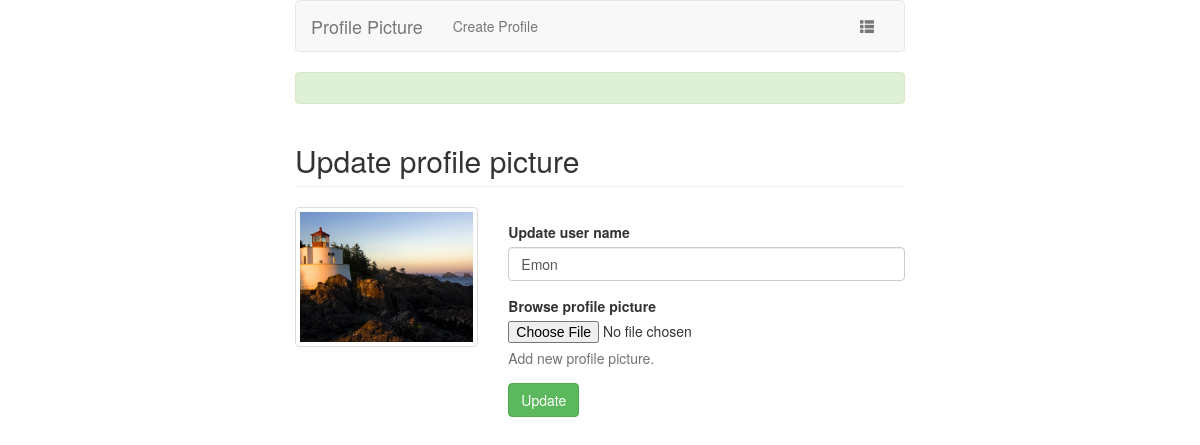
/__project_profile/edit.php?id=21, run on the app's committed database.
### tables this page shows
CREATE TABLE IF NOT EXISTS `profiles` (
  `id` int(11) NOT NULL AUTO_INCREMENT,
  `user_name` varchar(255) NOT NULL,
  `profile_photo` varchar(255) NOT NULL,
  `is_active` tinyint(1) DEFAULT NULL,
  `created_at` datetime NOT NULL,
  `updated_at` datetime NOT NULL,
  `deleted_at` datetime DEFAULT NULL,
  PRIMARY KEY (`id`)
);

### __project_profile/src/profile.php (called while the page is built, shortened)
<?php
Class profile{
	public $id = '';
	public $conn = '';
	public function __construct(){
		try{
			$this->conn = new PDO('mysql:host=localhost;dbname=bitm_112110','root','');
			$this->conn->setAttribute(PDO::ATTR_ERRMODE, PDO::ERRMODE_EXCEPTION);
		}
		catch(PDOException $e){
			echo 'ERROR:'. $e->getMessage();
		}
	}
	public function prepare($data){
		if (array_key_exists('id', $data) && !empty($data['id'])) {
			$this->id = $data['id'];
		}
		return $this;
	}
	public function getsingle(){
		try{
			$sql = "SELECT * FROM profiles WHERE id = $this->id";
			$query = $this->conn->query($sql) or die("Failed");
			$row = $query->fetch(PDO::FETCH_ASSOC);
			return $row;
		}
		catch(PDOEXception $e){
			echo 'ERROR:'. $e->getMessage();
		}
	}
}

### __project_profile/edit.php (the view, shortened to what this page needs)
<?php
$obj = new profile();
$obj->prepare($_GET);
$value = $obj->getsingle();
?>
<div class="alert alert-success" role="alert">
</div>
<div class="page-header">
	<h2>Update profile picture</h2>
</div>
<div class="row">
	<div class="col-sm-4">
		<div class="propic">
			<img src="images/<?php echo $value['profile_photo']; ?>" alt="" class="img-responsive img-thumbnail">
		</div>
	</div>
	<div class="col-sm-8">
		<form action="update.php" method="POST" enctype="multipart/form-data">
			<div class="form-group">
				<label>Update user name</label>
				<input type="text" name="profile_name" class="form-control" value="<?php echo $value['user_name']; ?>">
			</div>
			<div class="form-group">
				<label for="file">Browse profile picture</label>
				<input type="file" id="file" name="image">
				<p class="help-block">Add new profile picture.</p>
			</div>
			<button type="submit" class="btn btn-success">Update</button>
		</form>
	</div>
</div>

### __project_profile/style.css (style rules this page uses)
p { padding:0; margin:0 }
* { outline:none }
img,button,.text,.submit, .textarea { margin:0;outline:none;border:none;background:none }
h1,h2,h3,h4,h5,h6 { padding:0; margin:0; }
img { border:none;outline:0 }
form { margin-top: 15px; }
.propic { position: relative; }

### data on the page
profiles: profile_photo (picture), profile_name "Emon"
